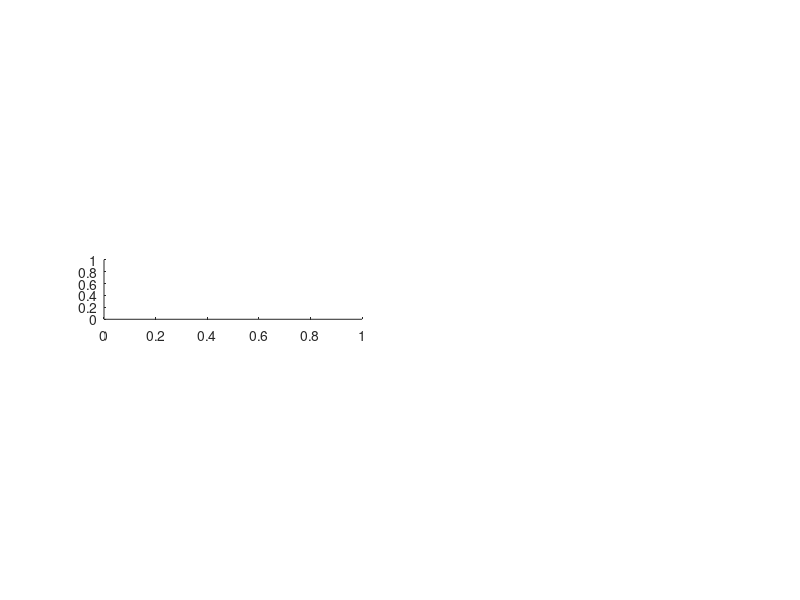

The MATLAB source for this figure: (Note: this script raises an error after producing the figure.)
clear; close all; clc;

% parameters
input_beam.y = 1;
input_beam.width = 1.8;
% input_beam.theta_top = 0.000318;
% input_beam.theta_bot = -0.000318;
input_beam.theta_top = 0;
input_beam.theta_bot = 0;

lens.f = 500;
lens.R = 230;
lens.type = 'planoconvex';
lens.n = 1.460;
lens.dia = 25.4;
lens.t_c = 2.4;
lens.t_e = 2.0;

d_cam = 600;
d_lens = 50;
y_max = 0.99*(lens.dia - (input_beam.width/2));
y_min = 1.01*(0 + (input_beam.width/2));
v_max = 2.4; % mm/s
    
dT = 0.1;
T = 15;
delay = 0.4;

t = 0:dT:T;
N = length(t);
y_in = zeros(N, 1);
y_out = zeros(N, 1);
v_in = zeros(N, 1);
v_in(1) = 0;
y_ramp = -0.5:-1/N:-1.5;
y_step = -1*ones(N, 1);

fh = figure;
subplot(5, 2, 5);
an_input_y = animatedline('Marker', '.', 'Color', 'b');
ylabel('Input y [mm]');
subplot(5, 2, 7);
an_input_theta = animatedline('Marker', '.', 'Color', 'b');
ylabel('Input \Theta [rad]');
subplot(5, 2, 9);
an_input_v = animatedline('Marker', '.', 'Color', 'b');
ylabel('Requested Velocity [mm/s]');

subplot(5, 2, 6);
an_output_y = animatedline('Marker', '.', 'Color', 'r');
an_des_y = animatedline('Marker', '.','Color', 'k');
ylabel('Output y [mm]');
subplot(5, 2, 8);
an_output_width = animatedline('Marker', '.', 'Color', 'r');
ylabel('Beam width [um]');
xlabel('Time [s]');

% simulate
j = 1;
y_dot = 0;
for i = 1:T/dT
    addpoints(an_input_y, dT*i, input_beam.y);
    y_in(i) = input_beam.y;
    input_theta = (input_beam.theta_top + input_beam.theta_bot)/2;
    addpoints(an_input_theta, dT*i, input_theta);
    
    [y, beam_width] = simulate_ray(input_beam, lens, d_lens, d_cam, false, fh);
    % y = y + 0.1*y*randn; % simulate noise
    y_out(i) = y;
    y_des = y_step(i);
    addpoints(an_output_y, dT*i, y);
    addpoints(an_output_width, dT*i, beam_width*1000);
    addpoints(an_des_y, dT*i, y_des);
    
    % specify how input beam changes with time
    % position control
    % input_beam.y = pos_pid_controller(y, y_des, y_max, y_min);
    
    % velocity control
    if delay ~= 0
        if i == (uint8(delay*j/dT))
            y_dot = velocity_controller(y, y_des, v_max);
            j = j+1;
        end
    else
        y_dot = velocity_controller(y, y_des, v_max);
    end
    
    % cap acceleration
    if i > 1
        y_dot_prev = v_in(i-1);
    else
        y_dot_prev = 0;
    end
    
    a_max = 4.5;
    if (y_dot-y_dot_prev)/dT > a_max
        y_dot = y_dot_prev + a_max*dT;
    elseif (y_dot-y_dot_prev)/dT < -a_max
        y_dot = y_dot_prev - a_max*dT;
    end
    
    
    v_in(i) = y_dot;
    input_beam.y = input_beam.y + y_dot*dT;
    addpoints(an_input_v, dT*i, y_dot);
end

